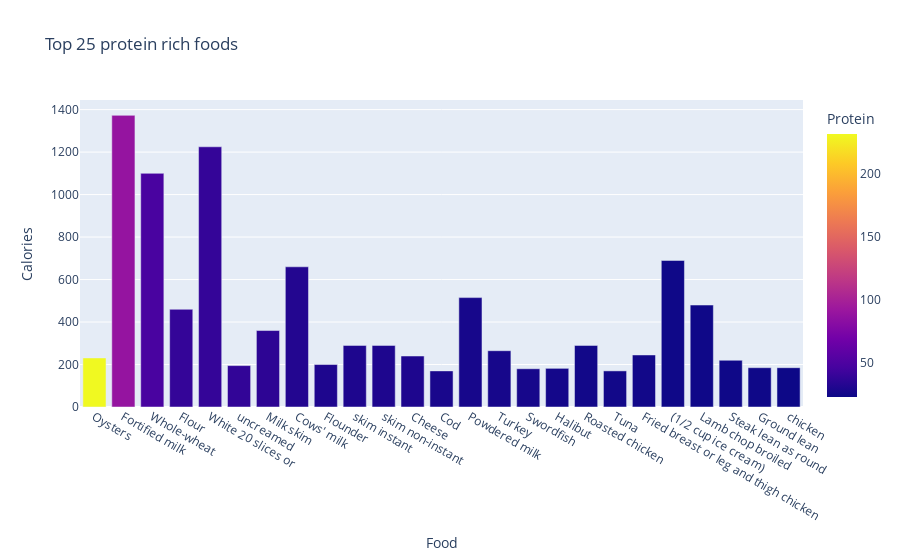

Notebook code cell kept with this figure:
### Code cell
# List of all the categories
Types = ["Breads cereals fastfoodgrains", "Meat Poultry","Desserts sweets", "Dairy products", "Fruits G-P", "Vegetables A-E",
         "Vegetables R-Z","Vegetables F-P" "Fruits A-F", "Fish Seafood", "Seeds and Nuts", "DrinksAlcohol Beverages","Soups"
         "Fruits R-Z","Jams Jellies"]


Protein_types = Nutrients[Nutrients['Category'].isin(Types)]
Protein_sort = Protein_types.sort_values(by='Protein', ascending= False)
Protein_25 = Protein_sort.head(25)
graph = px.bar(Protein_25, x = 'Food', y = 'Calories',color='Protein', title=' Top 25 protein rich foods')
graph.show()

### Figure 1 — Plotly figure (JSON) as saved in the notebook; plotly's stock layout.template omitted (floating-point values rounded to 4 significant figures)
{"data": [{"alignmentgroup": "True", "hovertemplate": "Food=%{x}<br>Calories=%{y}<br>Protein=%{marker.color}<extra></extra>", "legendgroup": "", "marker": {"color": [232, 89, 48, 39, 39, 38, 36, 32, 30, 30, 30, 30, 28, 27, 27, 27, 26, 25, 25, 25, 24, 24, 24, 24, 23], "coloraxis": "coloraxis", "pattern": {"shape": ""}}, "name": "", "offsetgroup": "", "orientation": "v", "showlegend": false, "textposition": "auto", "type": "bar", "x": ["Oysters", "Fortified milk", "Whole-wheat", "Flour", "White 20 slices or", "uncreamed", "Milk skim", "Cows' milk", "Flounder", "skim instant", "skim non-instant", "Cheese", "Cod", "Powdered milk", "Turkey", "Swordfish", "Halibut", "Roasted chicken", "Tuna", "Fried breast or leg and thigh chicken", "(1/2 cup ice cream)", "Lamb chop broiled", "Steak lean as round", "Ground lean", "chicken"], "xaxis": "x", "y": [231, 1373, 1100, 460, 1225, 195, 360, 660, 200, 290, 290, 240, 170, 515, 265, 180, 182, 290, 170, 245, 690, 480, 220, 185, 185], "yaxis": "y"}], "layout": {"barmode": "relative", "coloraxis": {"colorbar": {"title": {"text": "Protein"}}, "colorscale": [[0, "#0d0887"], [0.1111, "#46039f"], [0.2222, "#7201a8"], [0.3333, "#9c179e"], [0.4444, "#bd3786"], [0.5556, "#d8576b"], [0.6667, "#ed7953"], [0.7778, "#fb9f3a"], [0.8889, "#fdca26"], [1, "#f0f921"]]}, "legend": {"tracegroupgap": 0}, "title": {"text": " Top 25 protein rich foods"}, "xaxis": {"anchor": "y", "domain": [0, 1], "title": {"text": "Food"}}, "yaxis": {"anchor": "x", "domain": [0, 1], "title": {"text": "Calories"}}}}
